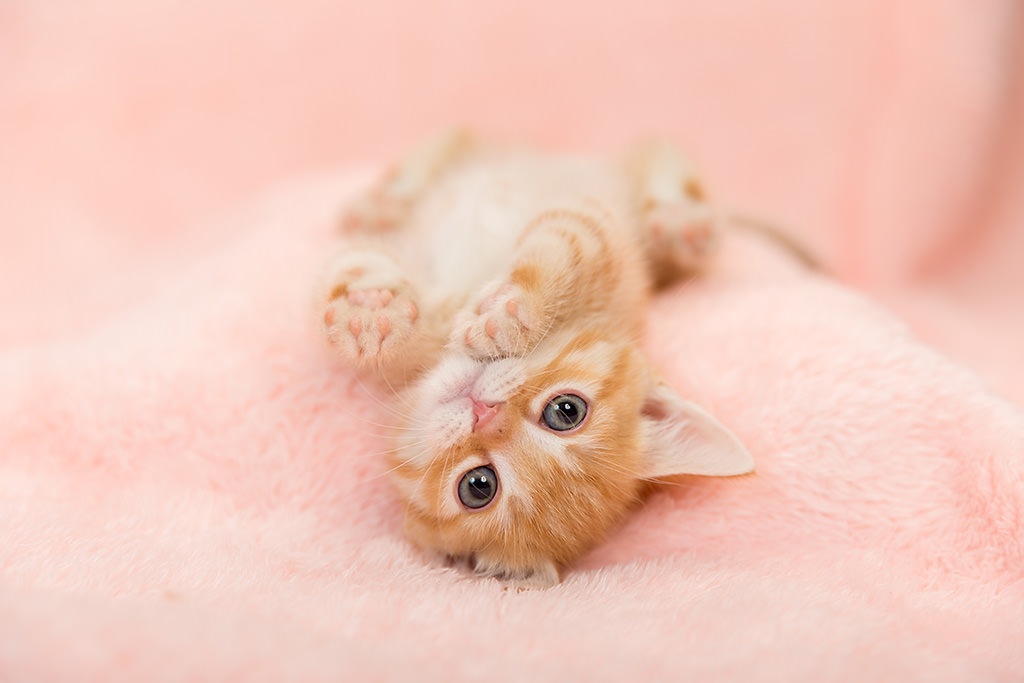
#> input picture data/test_imgs/cat_2.jpg, 1024 x 683 px, found by its file name
$ python data_augmentation.py
#> lines starting #> are read from the running program, lines starting #| are printed output that depends on the picture
### augmentation/augmentation.py
from typing import Union
import os

import cv2
import numpy as np

from preparation.utils import resize_square_image
from preparation.utils import resize_image


def random_crop(img_path: str, width: int, height: int, crop_ratio: float=0.8) -> np.ndarray:
    '''
    params:
    img_path: the path to the image
    width: the width of the cropped image
    height: the height of the cropped image
    crop_ratio: the crop ratio.
    '''
#> called with img_path = 'example/data/test_imgs/cat_2.jpg', width = 300, height = 400, crop_ratio = 0.8
    aspect_ratio = width / height
    img = cv2.imread(img_path)
#> img is the input picture: shape (683, 1024, 3); mean B, G, R 185.3, 199.3, 240.7
    h, w = img.shape[:2]
#> h = 683; w = 1024
    # crop the image and keep the aspect ratio
    assum_width = h*aspect_ratio
#> assum_width = 512.2
    if (assum_width < w) or (assum_width == w):  # the image is in the range of the width, crop according to the height
        # crop the width
        crop_height = int(crop_ratio*h)
#> crop_height = 546
        crop_width = int(crop_height*aspect_ratio)
#> crop_width = 409
        crop_x = np.random.randint(0, w-crop_width)
#> crop_x = 559
        crop_y = np.random.randint(0, h-crop_height)
#> crop_y = 117
        cropped = img[crop_y:crop_y+crop_height, crop_x:crop_x+crop_width]
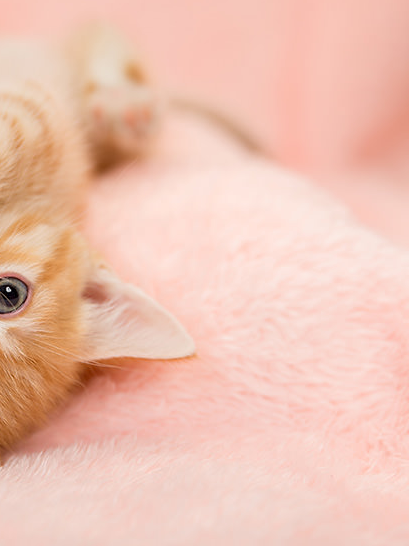
#> cropped: shape (546, 409, 3); mean B, G, R 179.2, 195.2, 238.3
    else:  # crop according to the width
        crop_width = int(crop_ratio*w)
        crop_height = int(crop_width/aspect_ratio)
        crop_x = np.random.randint(0, w-crop_width)
        crop_y = np.random.randint(0, h-crop_height)
        cropped = img[crop_y:crop_y+crop_height, crop_x:crop_x+crop_width]

    cropped = cv2.resize(cropped, (width, height), interpolation=cv2.INTER_AREA)
#> cropped: shape (400, 300, 3)
#> in random_flip, `return cv2.flip(img, flip_code)`:
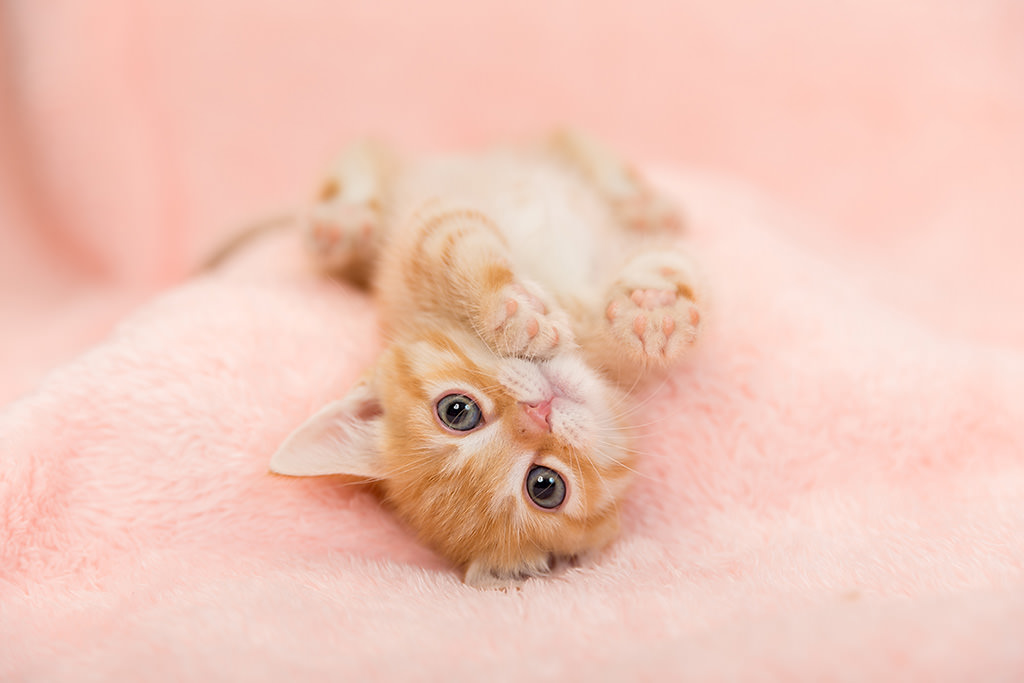
#> returned value: shape (683, 1024, 3); mean of channels 0, 1, 2 185.3, 199.3, 240.7; drawn as B, G, R
#> in random_rotate, `rotated = cv2.warpAffine(img, M, (w, h))`:
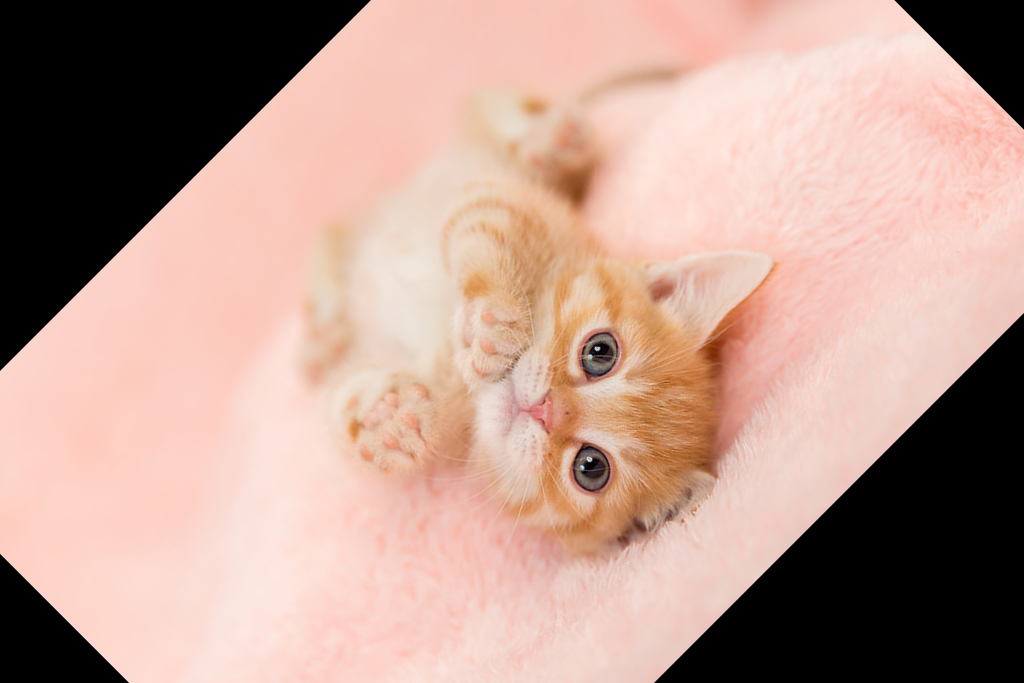
#> rotated: shape (683, 1024, 3); mean B, G, R 143.7, 155.2, 187
    return cropped

def random_crop_square(img_path: str, size: int, crop_ratio: float=0.8) -> np.ndarray:
    '''
    params:
    img_path: the path to the image
    size: the size of the cropped image
    crop_ratio: the crop ratio.
    '''
#> called with img_path = 'example/data/test_imgs/cat_2.jpg', size = 512, crop_ratio = 0.8
    img = cv2.imread(img_path)
    h, w = img.shape[:2]
#> h = 683; w = 1024
    if h > w:
        d_min = w
    else:
        d_min = h
#> d_min = 683
    # center crop to the d_min
    crop_size = int(d_min*crop_ratio)
#> crop_size = 546
    crop_x = np.random.randint(0, w-crop_size)
#> crop_x = 192
    crop_y = np.random.randint(0, h-crop_size)
#> crop_y = 67
    cropped = img[crop_y:crop_y+crop_size, crop_x:crop_x+crop_size]
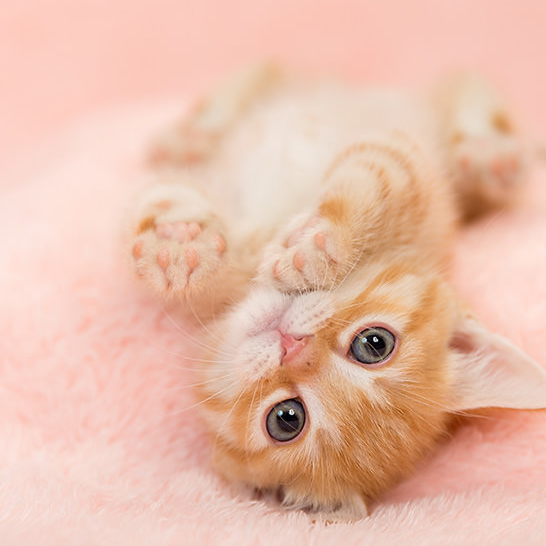
#> cropped: shape (546, 546, 3); mean B, G, R 171.7, 190.4, 232.6
    resized = cv2.resize(cropped, (size, size), interpolation=cv2.INTER_AREA)
    return resized

def random_flip(img_path: str, flip_code: int) -> np.ndarray:
    '''
    params:
    img_path: the path to the image
    flip_code: 0 for vertical flip, 1 for horizontal flip, -1 for both
    '''
    img = cv2.imread(img_path)
    return cv2.flip(img, flip_code)

def random_rotate(img_path: str, angle: int) -> np.ndarray:
    '''
    params:
    img_path: the path to the image
    angle: the angle of the rotation
    '''
    img = cv2.imread(img_path)
    h, w = img.shape[:2]
    center = (w//2, h//2)
    M = cv2.getRotationMatrix2D(center, angle, 1)
    rotated = cv2.warpAffine(img, M, (w, h))
    return rotated

### example/data_augmentation.py
import os

import cv2

from augmentation.augmentation import random_crop, random_flip, random_rotate, random_crop_square

img_path = os.path.join(os.getcwd(), "data", "test_imgs","cat_2.jpg")
cropped = random_crop(img_path, 300, 400)
# save
cv2.imwrite("data/test_imgs/cropped.jpg", cropped)
flipped = random_flip(img_path, 1)
cv2.imwrite("data/test_imgs/flipped.jpg", flipped)
rotated = random_rotate(img_path, 45)
cv2.imwrite("data/test_imgs/rotated.jpg", rotated)
cropped = random_crop_square(img_path, 512)
cv2.imwrite("data/test_imgs/cropped_square.jpg", cropped)
